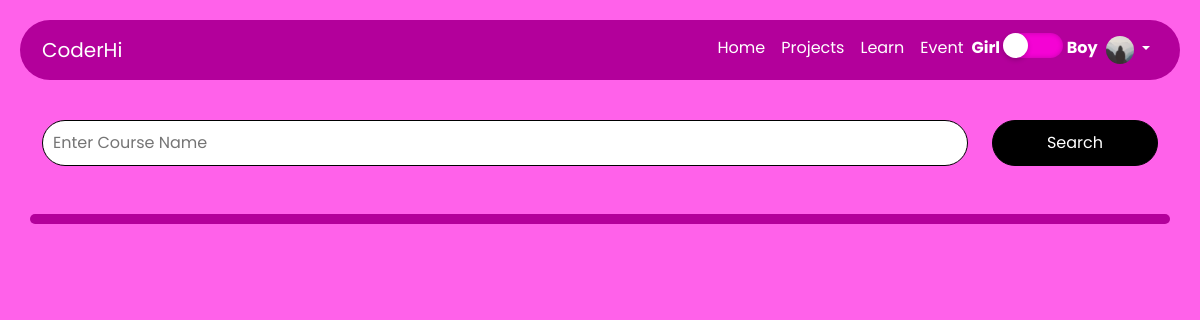
The app's page /course/ (signed in), older data.
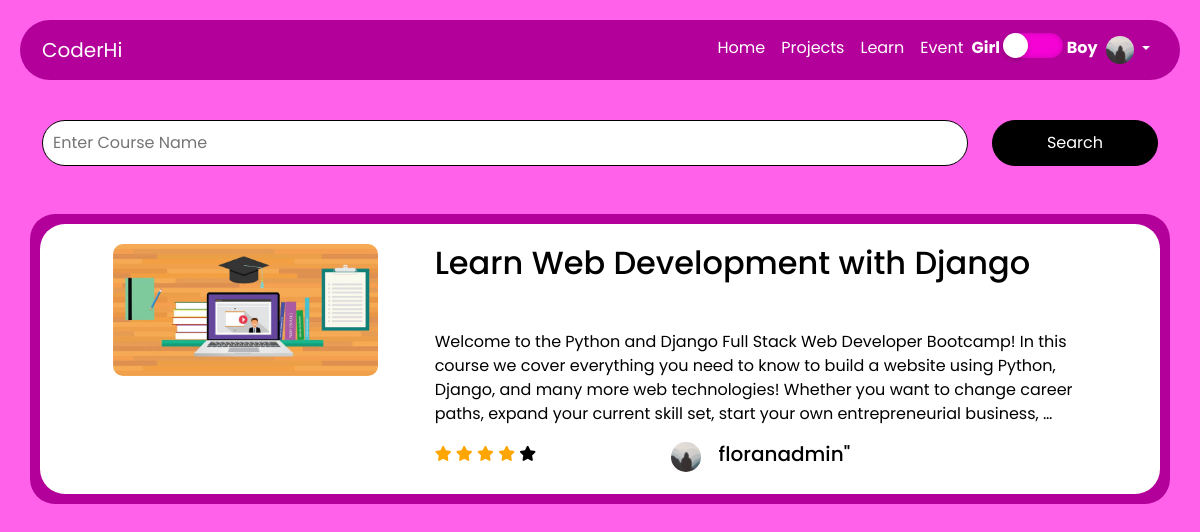
The same page, newer data.
### users/models.py (models this page shows, shortened)
class Profile(models.Model):
    user = models.OneToOneField(User, on_delete=models.CASCADE)
    image = models.ImageField(default='default.jpg',upload_to='profile_pics')

### course/models.py (models this page shows, shortened)
class course(models.Model):
    teacherId = models.ForeignKey(User,on_delete=models.CASCADE)
    thumbnail_image = models.ImageField(upload_to="course_thubnail",default='course_default.jpg')
    course_name = models.CharField(max_length=200,unique=True)
    course_description = models.TextField()
    course_type = models.ForeignKey(Type_category,on_delete=models.CASCADE)
    language_type = models.ForeignKey(language_category,on_delete=models.CASCADE)
    fees = models.IntegerField(default=0)
    studentEnrolled = models.ManyToManyField(User,related_name="enrolled_student", blank=True, default=None)

### course/views.py (the view)
# urls.py: path('',courseListView.as_view(),name='course-list'),
class courseListView(LoginRequiredMixin,ListView):
    model = course
    template_name='course-list.html'
    context_object_name='courses'

### course/templates/course-list.html
{% extends 'base.html' %}
{% load crispy_forms_tags %}
{% block content %}
<div class="row">
    <div class="col-10">
        <input type="text" class="comment-box" placeholder="Enter Course Name">
    </div>
    <div class="col-2">
        <button class="comment-button">Search</button>
    </div>
</div>
<br><br>
<div class="row">
    <div class="col-12 col-md-12 container-style">
        {% for object in courses %}
        <a class="course-link" href="{% url 'course-detail' object.id%}">
            <div class="blog-sec">
                <div class="row">
                    <div class="col-12 col-md-4">
                        <img class="course-img" src="{{object.thumbnail_image.url}}">
                    </div>
                    <div class="col-12 col-md-8 couse-desp">
                        <h2>{{object.course_name}}</h2>
                        <p style="white-space: pre-line;">
                           {{object.course_description|safe|truncatewords:"50"|linebreaks}}
                        </p>
                        <div class="row">
                            <div class="col-4">
                                <span class="fa fa-star checked"></span>
                                <span class="fa fa-star checked"></span>
                                <span class="fa fa-star checked"></span>
                                <span class="fa fa-star checked"></span>
                                <span class="fa fa-star"></span>
                            </div>
                            <div class="col-7">
                                <div class="row">
                                    <div class="col-1">
                                        <img class="rounded-circle teacher-img" src="{{ object.teacherId.profile.image.url}}"">
                                    </div>
                                    <div class="col-11 teacher_name">
                                        <h5>{{ object.teacherId.username}}"</h5>
                                    </div>
                                </div>
                            </div>
                        </div>
                    </div>
                </div>
            </div>
        </a>
        {% endfor %}
    </div>
</div>
{% endblock content %}

### mainpage/templates/base.html (shortened to what this page needs)
{% load static %}
<!DOCTYPE html>
<html lang="en">
<head>
<link rel="stylesheet" type="text/css" href="//cdn.jsdelivr.net/npm/slick-carousel@1.8.1/slick/slick.css"/>
<link rel="stylesheet" type="text/css" href="//cdn.jsdelivr.net/npm/slick-carousel@1.8.1/slick/slick-theme.css"/>
  <link href="https://cdn.jsdelivr.net/npm/bootstrap@5.0.0-beta2/dist/css/bootstrap.min.css" rel="stylesheet">
  <link rel="stylesheet" href="https://cdnjs.cloudflare.com/ajax/libs/font-awesome/5.10.2/css/all.min.css">
  <link rel="stylesheet" href="https://cdnjs.cloudflare.com/ajax/libs/font-awesome/5.10.2/css/font-awesome.min.css">
  <link id="theme" rel="stylesheet" href="{% static 'css/girls-theme.css' %}">
  <link rel="stylesheet" href="{% static 'css/index.css' %}">
</head>
<body>
  <nav class="navbar navbar-expand-lg navbar-light bg-light">
    <div class="container">
      <a class="navbar-brand" href="{% url 'blog-list' %}">CoderHi</a>
      <div class="collapse navbar-collapse" id="navbarSupportedContent">
        <ul class="navbar-nav ms-auto">
          <li class="nav-item">
            <a class="nav-link active" aria-current="page" href="{% url 'blog-list' %}">Home</a>
          </li>
          <li class="nav-item">
            <a class="nav-link" href="{% url 'project-list' %}">Projects</a>
          </li>
          <li class="nav-item">
            <a class="nav-link" href="{% url 'course-list' %}">Learn</a>
          </li>
          <li class="nav-item">
            <a class="nav-link" href="{% url 'event-list' %}">Event</a>
          </li>
          <li class="nav-item">
            <div class="theme-toggler">
              Girl <input type="checkbox" class="theme-change" onclick="MaintoggleTheme()"> Boy
            </div>
          </li>
          <li class="nav-item dropdown">
            <a class="nav-link dropdown-toggle" href="#" id="navbarDropdown" role="button" data-bs-toggle="dropdown" aria-expanded="false">
              <img src="{{ user.profile.image.url}}" class="rounded-circle profile-img">
            </a>
          </li>
        </ul>
      </div>
    </div>
  </nav>
    <div class="container main">
        {% block content %}
        {% endblock content %}
    </div>
</body>
</html>

### mainpage/static/css/girls-theme.css (style rules this page uses)
body { background-color: #ff61ea; }
.navbar { background-color: #b3009b !important; }
.container-style { background-color: #b3009b !important; }

### mainpage/static/css/index.css (style rules this page uses)
* { margin: 0px; padding: 0; box-sizing: border-box; scroll-behavior: smooth; }
body { height: 100%; font-family: 'Poppins', sans-serif !important; }
.navbar { border-radius: 50px !important; margin: 20px; }
.nav-link, .navbar-brand { color: #fff !important; text-decoration: none; }
.theme-toggler { top: 30px; color: #fff; font-weight: 700; font-size: 1em; z-index: 100; cursor: pointer; }
.theme-change { position: relative; top: 5px; width: 60px; height: 25px; -webkit-appearance: none; background-color: #f403d4; outline: none; border-radius: 50px; transition: 0.5s; box-shadow: inset 0 0 5px rgba(0, 0, 0, .2); }
.theme-change:before { content: ''; position: absolute; width: 25px; height: 25px; border-radius: 50%; top: 0; left: 0; background-color: #fff; transition: .5s; box-shadow: 0 2px 5px rgba(0, 0, 0, .2); }
.profile-img { height: 28px; width: 28px; }
.main { width: 100% !important; }
.container-style { border-radius: 25px !important; padding: 0 10px; padding-bottom: 10px; }
.blog-sec { margin-top: 10px; border-radius: 25px !important; background-color: #fff !important; padding: 20px 40px; }
.teacher-img { height: 30px; width: 30px; margin-right: 26px; }
.teacher_name { padding-left: 25px; font-size: 1em; }
#id_body, .comment-box { margin-top: 20px; border-radius: 50px; width: 100%; border: solid 0.3px #000; padding: 10px; }
.comment-button { background-color: #000; color: #fff; margin-top: 20px; border-radius: 50px; width: 100%; border: solid 0.3px #000; padding: 10px; }
.fa { font-size: 25px; }
.fa-star { font-size: 15px; }
.checked { color: orange; }
.add_prj, .course-link:hover, .course-link { text-decoration: none; text-transform: none; color: #000; }
.course-img { width: 80%; margin: auto; border-radius: 10px; display: block; }
.couse-desp { display: block; margin-top: auto; margin-bottom: auto; }

Row changes from the older to the newer data that the page shows:
added course: thumbnail_image (placeholder picture), course_name "Learn Web Development with Django", course_description "Welcome to the Python and Django Full Stack Web Developer Bootcamp! In this course we cover everything you need to know to build a website using Python, Django, and many more web technologies! Whether you want to change career paths, expand your current skill set, start your own entrepreneurial business, …", teacherId.profile.image (placeholder picture), teacherId.username "floranadmin"
